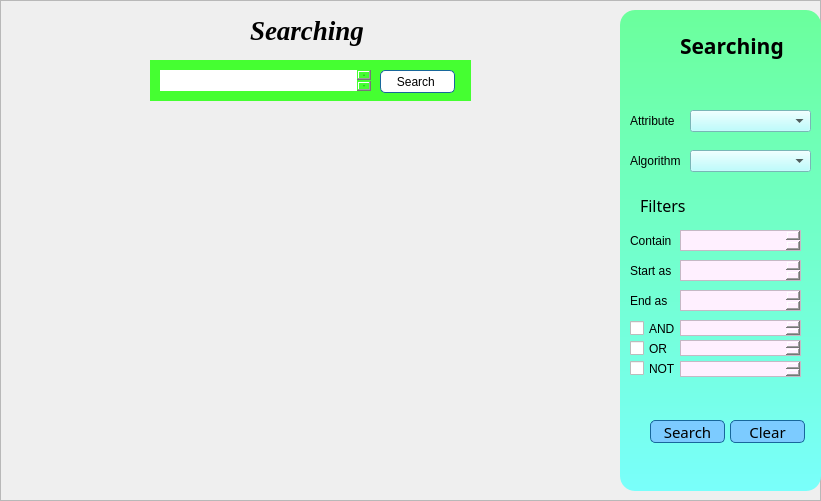
   <widget class="QFrame" name="frameSearch">
    <property name="geometry">
     <rect>
      <x>190</x>
      <y>0</y>
      <width>821</width>
      <height>501</height>
     </rect>
    </property>
    <property name="frameShape">
     <enum>QFrame::StyledPanel</enum>
    </property>
    <property name="frameShadow">
     <enum>QFrame::Raised</enum>
    </property>
    <widget class="QWidget" name="widget_4" native="true">
     <property name="geometry">
      <rect>
       <x>150</x>
       <y>60</y>
       <width>321</width>
       <height>41</height>
      </rect>
     </property>
     <property name="styleSheet">
      <string notr="true">background-color:rgb(69, 255, 49);
border-radius:80px;</string>
     </property>
     <widget class="QPlainTextEdit" name="txt_car_contains_2">
      <property name="geometry">
       <rect>
        <x>10</x>
        <y>10</y>
        <width>211</width>
        <height>21</height>
       </rect>
      </property>
      <property name="styleSheet">
       <string notr="true">background-color:rgb(255,255,255);
border-radius:0px;</string>
      </property>
     </widget>
     <widget class="QPushButton" name="btn_car_contains">
      <property name="geometry">
       <rect>
        <x>230</x>
        <y>10</y>
        <width>75</width>
        <height>23</height>
       </rect>
      </property>
      <property name="styleSheet">
       <string notr="true">QPushButton {
border: 1px solid rgb(24, 103, 155);
border-radius: 5px;
background-color: rgb(255, 255, 255);
}
QPushButton:hover {
border: 1px solid rgb(24, 103, 155);
border-radius: 10px;
background-color: rgb(0,0,0);
color: rgb(255, 255, 255);
 }
QPushButton:pressed {
border: 1px solid rgb(24, 103, 155);
border-radius: 10px;
background-color: rgb(20, 153, 240);
 }</string>
      </property>
      <property name="text">
       <string>Search </string>
      </property>
     </widget>
    </widget>
    <widget class="QLabel" name="lbl_logo_2">
     <property name="geometry">
      <rect>
       <x>250</x>
       <y>10</y>
       <width>121</width>
       <height>41</height>
      </rect>
     </property>
     <property name="font">
      <font>
       <family>Times New Roman</family>
       <pointsize>20</pointsize>
       <weight>75</weight>
       <italic>true</italic>
       <bold>true</bold>
      </font>
     </property>
     <property name="styleSheet">
      <string notr="true">color:rgb(0, 0, 0);
</string>
     </property>
     <property name="text">
      <string>Searching</string>
     </property>
    </widget>
    <widget class="QLabel" name="frontlabel_4">
     <property name="geometry">
      <rect>
       <x>620</x>
       <y>10</y>
       <width>201</width>
       <height>481</height>
      </rect>
     </property>
     <property name="font">
      <font>
       <family>Rockwell</family>
       <weight>75</weight>
       <bold>true</bold>
      </font>
     </property>
     <property name="styleSheet">
      <string notr="true">background-color: qlineargradient(spread:pad, x1:0, y1:0, x2:0, y2:1, stop:0 rgb(107, 255, 156), stop:1 rgb(121, 255, 251));
border-radius:15px;</string>
     </property>
     <property name="text">
      <string/>
     </property>
    </widget>
    <widget class="QTextEdit" name="txt_not_col">
     <property name="geometry">
      <rect>
       <x>680</x>
       <y>361</y>
       <width>121</width>
       <height>16</height>
      </rect>
     </property>
     <property name="styleSheet">
      <string notr="true">background-color:rgb(255, 240, 255);
botder-radius:0px;</string>
     </property>
    </widget>
    <widget class="QTextEdit" name="txt_and_col">
     <property name="geometry">
      <rect>
       <x>680</x>
       <y>320</y>
       <width>121</width>
       <height>16</height>
      </rect>
     </property>
     <property name="styleSheet">
      <string notr="true">background-color:rgb(255, 240, 255);
botder-radius:0px;</string>
     </property>
    </widget>
    <widget class="QLabel" name="label_4">
     <property name="geometry">
      <rect>
       <x>630</x>
       <y>150</y>
       <width>61</width>
       <height>21</height>
      </rect>
     </property>
     <property name="text">
      <string>Algorithm</string>
     </property>
    </widget>
    <widget class="QPushButton" name="btn_clr_search">
     <property name="geometry">
      <rect>
       <x>730</x>
       <y>420</y>
       <width>75</width>
       <height>23</height>
      </rect>
     </property>
     <property name="font">
      <font>
       <family>Sans Serif Collection</family>
       <pointsize>11</pointsize>
      </font>
     </property>
     <property name="styleSheet">
      <string notr="true">QPushButton {
border: 1px solid rgb(24, 103, 155);
border-radius: 5px;
background-color: rgb(124, 203, 255);
}
QPushButton:hover {
border: 1px solid rgb(24, 103, 155);
border-radius: 10px;
background-color: rgb(240,248,255);
color: rgb(0,0,0);
 }
QPushButton:pressed {
border: 1px solid rgb(24, 103, 155);
border-radius: 10px;
background-color: rgb(20, 153, 240);
 }</string>
     </property>
     <property name="text">
      <string>Clear</string>
     </property>
    </widget>
    <widget class="QLabel" name="label_9">
     <property name="geometry">
      <rect>
       <x>680</x>
       <y>30</y>
       <width>151</width>
       <height>31</height>
      </rect>
     </property>
     <property name="font">
      <font>
       <family>Oswald</family>
       <pointsize>16</pointsize>
       <weight>75</weight>
       <bold>true</bold>
      </font>
     </property>
     <property name="text">
      <string>Searching </string>
     </property>
    </widget>
    <widget class="QLabel" name="label_5">
     <property name="geometry">
      <rect>
       <x>630</x>
       <y>230</y>
       <width>41</width>
       <height>21</height>
      </rect>
     </property>
     <property name="text">
      <string>Contains</string>
     </property>
    </widget>
    <widget class="QCheckBox" name="radio_not">
     <property name="geometry">
      <rect>
       <x>630</x>
       <y>360</y>
       <width>51</width>
       <height>17</height>
      </rect>
     </property>
     <property name="text">
      <string>NOT</string>
     </property>
    </widget>
    <widget class="QComboBox" name="combo_attribute_search">
     <property name="geometry">
      <rect>
       <x>690</x>
       <y>110</y>
       <width>121</width>
       <height>22</height>
      </rect>
     </property>
     <property name="styleSheet">
      <string notr="true">background-color: rgb(170, 255, 255);</string>
     </property>
    </widget>
    <widget class="QLabel" name="label_6">
     <property name="geometry">
      <rect>
       <x>630</x>
       <y>260</y>
       <width>41</width>
       <height>21</height>
      </rect>
     </property>
     <property name="text">
      <string>Start as</string>
     </property>
    </widget>
    <widget class="QPushButton" name="btn_search">
     <property name="geometry">
      <rect>
       <x>650</x>
       <y>420</y>
       <width>75</width>
       <height>23</height>
      </rect>
     </property>
     <property name="font">
      <font>
       <family>Sans Serif Collection</family>
       <pointsize>11</pointsize>
      </font>
     </property>
     <property name="styleSheet">
      <string notr="true">QPushButton {
border: 1px solid rgb(24, 103, 155);
border-radius: 5px;
background-color: rgb(124, 203, 255);
}
QPushButton:hover {
border: 1px solid rgb(24, 103, 155);
border-radius: 10px;
background-color: rgb(240,248,255);
color: rgb(0,0,0);
 }
QPushButton:pressed {
border: 1px solid rgb(24, 103, 155);
border-radius: 10px;
background-color: rgb(20, 153, 240);
 }</string>
     </property>
     <property name="text">
      <string>Search</string>
     </property>
    </widget>
    <widget class="QTextEdit" name="txt_col_contains">
     <property name="geometry">
      <rect>
       <x>680</x>
       <y>230</y>
       <width>121</width>
       <height>21</height>
      </rect>
     </property>
     <property name="styleSheet">
      <string notr="true">background-color:rgb(255, 240, 255);
botder-radius:0px;</string>
     </property>
    </widget>
    <widget class="QLabel" name="label_3">
     <property name="geometry">
      <rect>
       <x>630</x>
       <y>110</y>
       <width>61</width>
       <height>21</height>
      </rect>
     </property>
     <property name="text">
      <string>Attribute</string>
     </property>
    </widget>
    <widget class="QCheckBox" name="radio_and">
     <property name="geometry">
      <rect>
       <x>630</x>
       <y>320</y>
       <width>51</width>
       <height>17</height>
      </rect>
     </property>
     <property name="text">
      <string>AND</string>
     </property>
    </widget>
    <widget class="QTextEdit" name="txt_start_search">
     <property name="geometry">
      <rect>
       <x>680</x>
       <y>260</y>
       <width>121</width>
       <height>21</height>
      </rect>
     </property>
     <property name="styleSheet">
      <string notr="true">background-color:rgb(255, 240, 255);
botder-radius:0px;</string>
     </property>
    </widget>
    <widget class="QComboBox" name="combo_algo_search">
     <property name="geometry">
      <rect>
       <x>690</x>
       <y>150</y>
       <width>121</width>
       <height>22</height>
      </rect>
     </property>
     <property name="styleSheet">
      <string notr="true">background-color: rgb(170, 255, 255);</string>
     </property>
    </widget>
    <widget class="QTextEdit" name="txt_end_search">
     <property name="geometry">
      <rect>
       <x>680</x>
       <y>290</y>
       <width>121</width>
       <height>21</height>
      </rect>
     </property>
     <property name="styleSheet">
      <string notr="true">background-color:rgb(255, 240, 255);
botder-radius:0px;</string>
     </property>
    </widget>
    <widget class="QLabel" name="label_11">
     <property name="geometry">
      <rect>
       <x>630</x>
       <y>290</y>
       <width>41</width>
       <height>21</height>
      </rect>
     </property>
     <property name="text">
      <string>End as</string>
     </property>
    </widget>
    <widget class="QLabel" name="label_10">
     <property name="geometry">
      <rect>
       <x>640</x>
       <y>190</y>
       <width>151</width>
       <height>31</height>
      </rect>
     </property>
     <property name="font">
      <font>
       <family>Oswald</family>
       <pointsize>12</pointsize>
      </font>
     </property>
     <property name="text">
      <string>Filters</string>
     </property>
    </widget>
    <widget class="QCheckBox" name="radio_or">
     <property name="geometry">
      <rect>
       <x>630</x>
       <y>340</y>
       <width>51</width>
       <height>17</height>
      </rect>
     </property>
     <property name="text">
      <string>OR</string>
     </property>
    </widget>
    <widget class="QTextEdit" name="txt_or_col">
     <property name="geometry">
      <rect>
       <x>680</x>
       <y>340</y>
       <width>121</width>
       <height>16</height>
      </rect>
     </property>
     <property name="styleSheet">
      <string notr="true">background-color:rgb(255, 240, 255);
botder-radius:0px;</string>
     </property>
    </widget>
   </widget>
